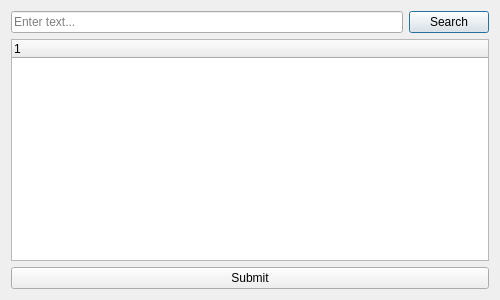
<?xml version="1.0" encoding="UTF-8"?>
<ui version="4.0">
 <class>RadioBrowser</class>
 <widget class="QDialog" name="RadioBrowser">
  <property name="geometry">
   <rect>
    <x>0</x>
    <y>0</y>
    <width>500</width>
    <height>300</height>
   </rect>
  </property>
  <property name="windowTitle">
   <string>Radio Browser</string>
  </property>
  <property name="windowIcon">
   <iconset>
    <normaloff>../assets/tomato.png</normaloff>../assets/tomato.png</iconset>
  </property>
  <layout class="QVBoxLayout" name="verticalLayout">
   <item>
    <layout class="QHBoxLayout" name="horizontalLayout">
     <item>
      <widget class="QLineEdit" name="radioBrowserInput">
       <property name="placeholderText">
        <string>Enter text...</string>
       </property>
      </widget>
     </item>
     <item>
      <widget class="QPushButton" name="radioBrowserSearch">
       <property name="text">
        <string>Search</string>
       </property>
      </widget>
     </item>
    </layout>
   </item>
   <item>
    <widget class="QTreeWidget" name="radioBrowserTree">
     <column>
      <property name="text">
       <string notr="true">1</string>
      </property>
     </column>
    </widget>
   </item>
   <item>
    <widget class="QPushButton" name="radioBrowserSubmit">
     <property name="text">
      <string>Submit</string>
     </property>
    </widget>
   </item>
  </layout>
 </widget>
 <resources/>
 <connections/>
</ui>
